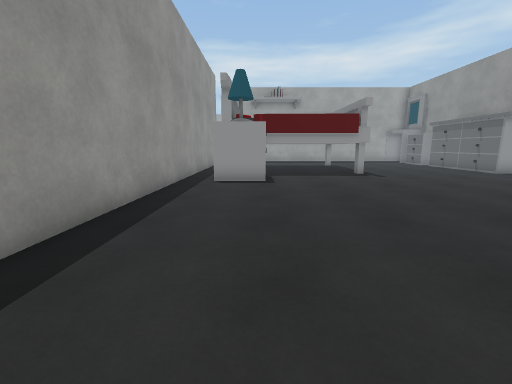
View 1 (above)

19 first-person views from a walk through a Unity game level. The camera is 1.2 m above the floor, tilts 10° down and sees 90° across. The floor is counted in squares, 1 m on a side. Each view is taken from the middle of a square. On the plan, view 1 faces up. The plan holds only what a view shows up to about 12 squares ahead; the rest is blank. The place goes on beyond the plan. The player is left out. Some surface patterns are stand-ins.

View 2
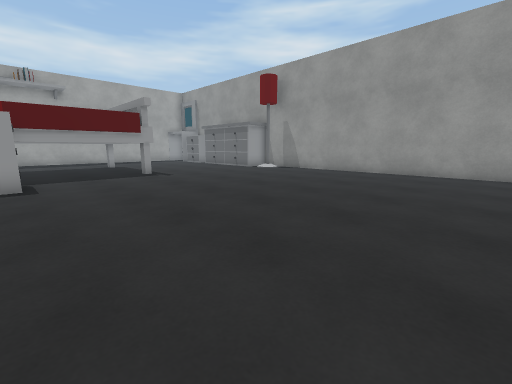

View 3
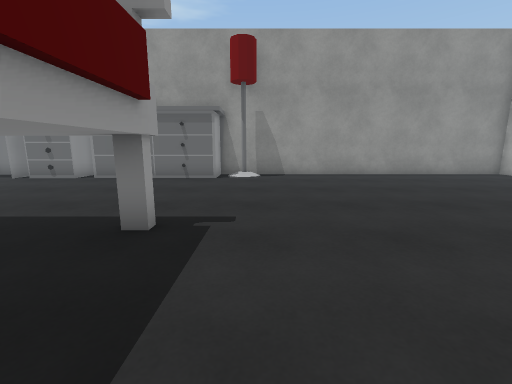

View 4
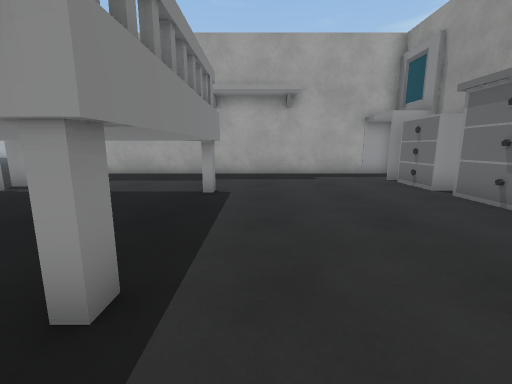

View 5
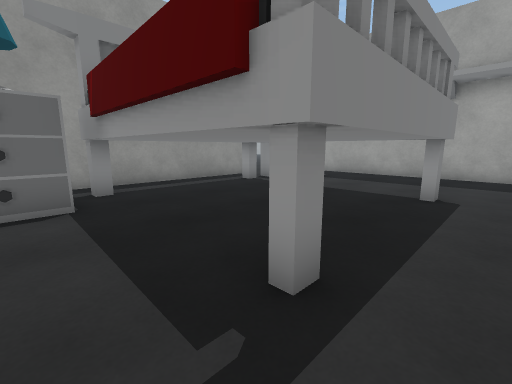

View 6
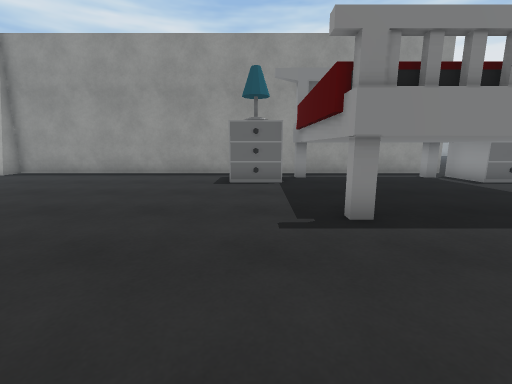

View 7
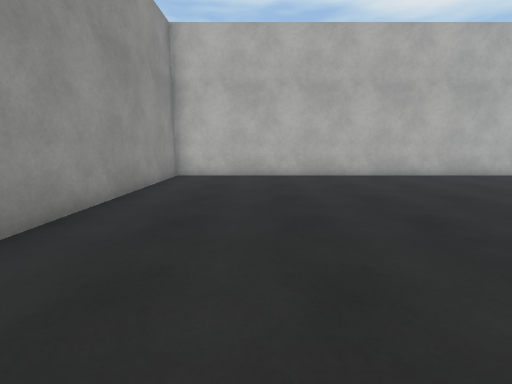

View 8
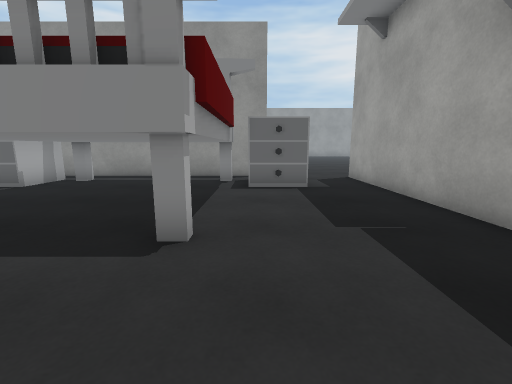

View 9
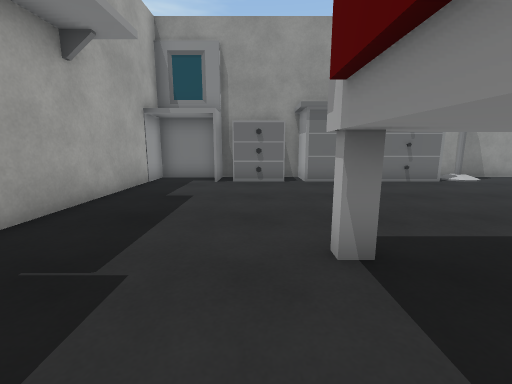

View 10
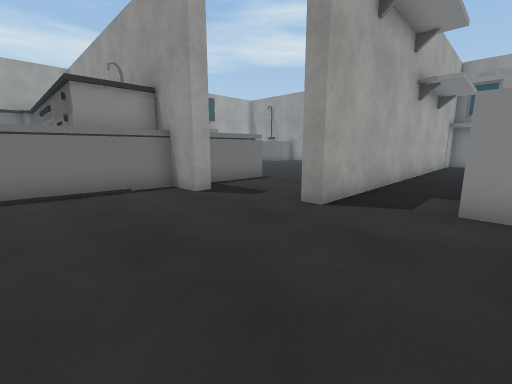

View 11
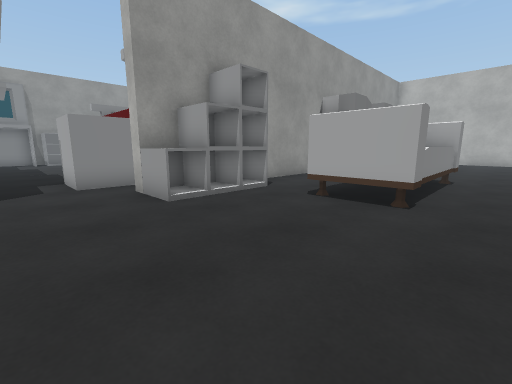

View 12
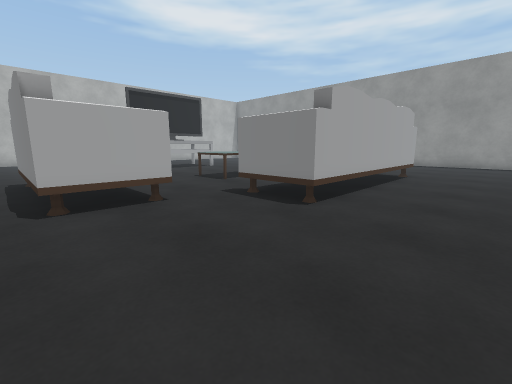

View 13
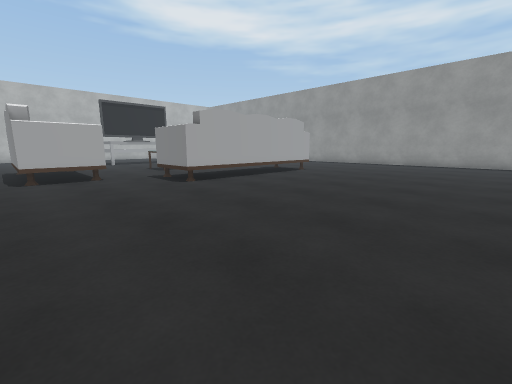

View 14
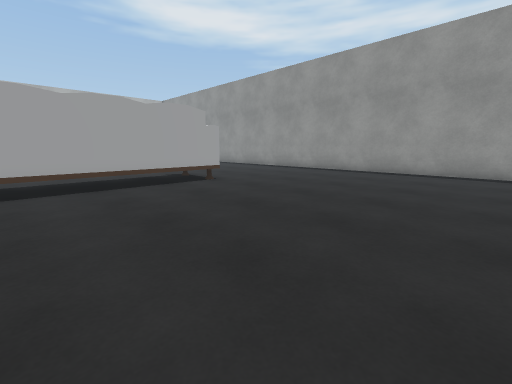

View 15
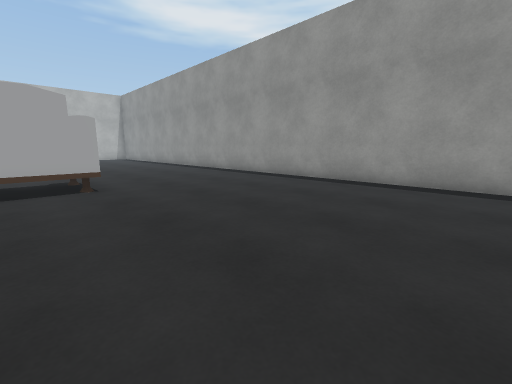

View 16
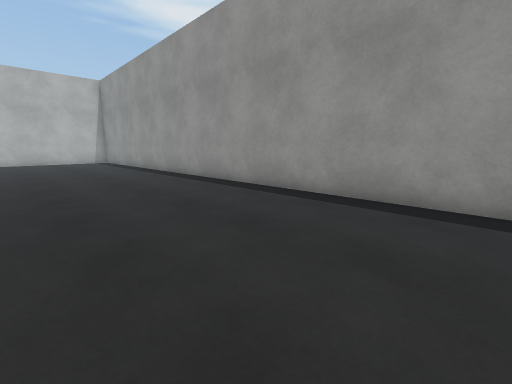

View 17
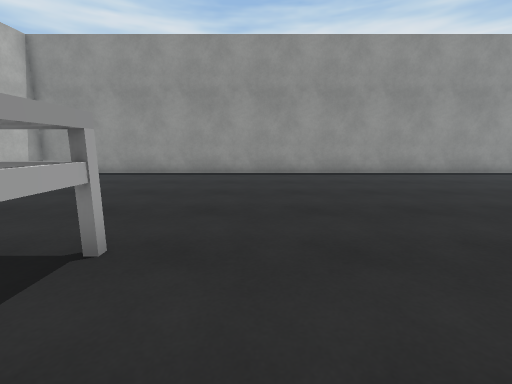

View 18
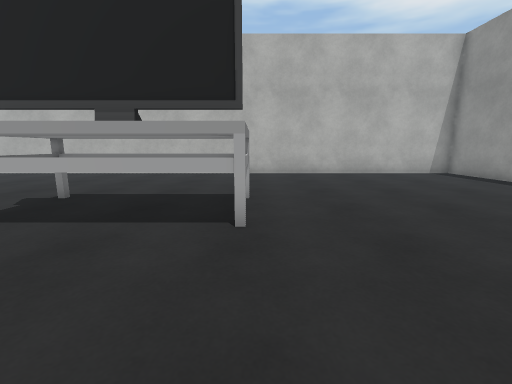

View 19
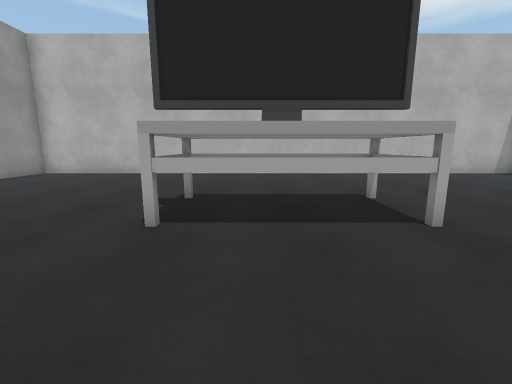

### Floor plan
Key: @ floor where view 1 was taken; # wall or solid block; . floor; = window, fence, low wall or low ledge; ^ raised ledge; T thing the floor can be seen under or through; L lamp; S sofa; A table; O other object.
Columns run from 25 left of view 1 to 12 right of it. Each row starts with its distance up from view 1.
 26 #....................#####..
 25 #...........................
 24 #.........................
 23 #........................
 22 #......................###############
 21 #....................................#
 20 #....................................#
 19 #.......................OO..........OO
 18 #......TTTTTTTT.....#^#.OO..........O
 17 #......       #.....###.##TTTTT.....OO
 16 #...... ^^^^^^#.....###. .....T.....##
 15 #...............SSS..##.  ....T.....#
 14 #...............S S...#.  ....T.....#
 13 #.........   A..S S...#. .....T.....#
 12 #.........   A..S S. .#.##===TT.....##
 11 #...............SSS.  #.OO...........#
 10 #................SS.  #. O...........L
  9 #................. .  #.OO...........#
  8 #................. .  #..............#
  7 #........TTTTTT... .  #..............#
  6 #........T TT T... .  #..............#
  5 #........TTTTTT.....  #..............#
  4 #...................  #..............#
  3 #.................... #..............#
  2 #.....................#..............#
  1 #.....................#..............#
  0 #.....................#..@...........#
 -1 ######################################

Where each view was taken, in squares from view 1:
view 1: 0 up, 0 right, facing up
view 2: 0 up, 0 right, facing up-right
view 3: 10 up, 1 right, facing right
view 4: 10 up, 6 right, facing up
view 5: 10 up, 6 right, facing up-left
view 6: 10 up, 9 right, facing left
view 7: 10 up, 9 right, facing down
view 8: 18 up, 8 right, facing left
view 9: 18 up, 2 right, facing right
view 10: 19 up, 7 left, facing up-right
view 11: 21 up, 10 left, facing down-right
view 12: 21 up, 6 left, facing down-left
view 13: 26 up, 6 left, facing down-left
view 14: 26 up, 12 left, facing down-left
view 15: 26 up, 16 left, facing down-left
view 16: 21 up, 19 left, facing down-left
view 17: 9 up, 13 left, facing left
view 18: 11 up, 16 left, facing down
view 19: 11 up, 13 left, facing down
